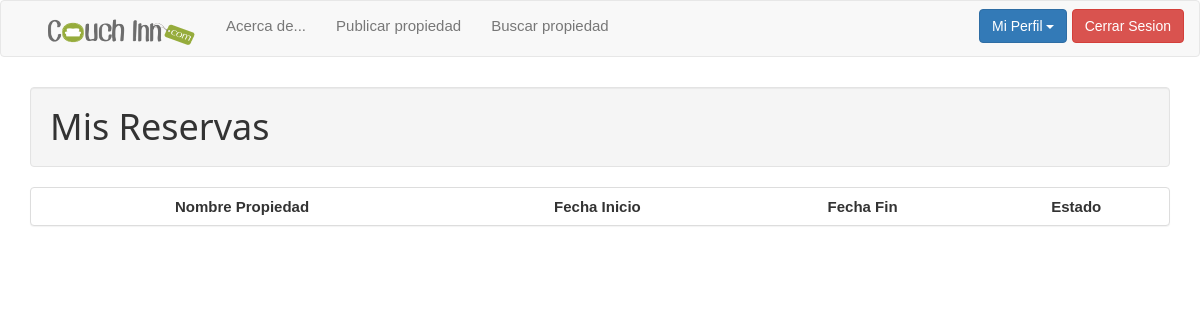
Page /user_reservations_list.php (signed in) on the earlier database version.
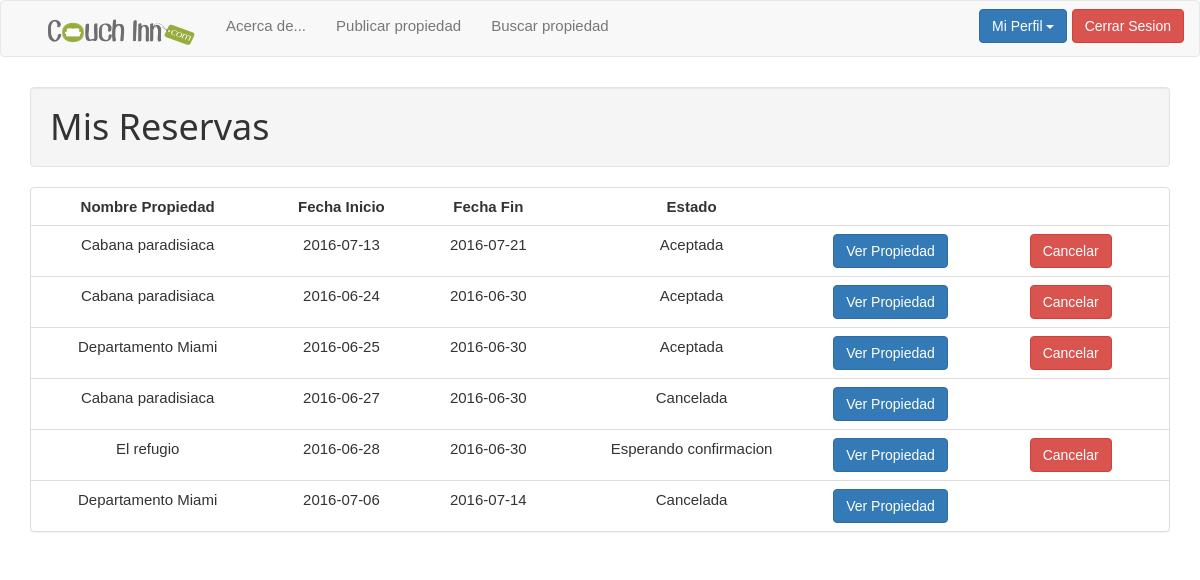
Same page on the later database version.
### tables this page shows
CREATE TABLE `reserva_propiedad` (
  `id_reserva_propiedad` int(11) NOT NULL,
  `estado` int(11) NOT NULL,
  `fecha_inicio_reserva` date NOT NULL,
  `fecha_fin_reserva` date NOT NULL,
  `id_huesped` int(11) NOT NULL,
  `id_propiedad` int(11) NOT NULL
);

CREATE TABLE `propiedad` (
  `id_propiedad` int(11) NOT NULL,
  `nombre` varchar(100) NOT NULL,
  `capacidad` int(11) NOT NULL,
  `numero_habitaciones` int(11) NOT NULL,
  `numero_banos` int(11) NOT NULL,
  `cochera` int(1) NOT NULL,
  `wifi` int(1) NOT NULL,
  `precio` double NOT NULL,
  `descripcion` varchar(1000) NOT NULL,
  `id_tipo_propiedad` int(11) NOT NULL,
  `id_ubicacion` int(11) NOT NULL,
  `id_usuario` int(11) NOT NULL
);

### web/user_reservations_list.php (the view, shortened to what this page needs)
<!DOCTYPE html>
<html lang="en">
  	<head>
	    <link href="css/bootstrap.min.css" rel="stylesheet" media="screen">
	    <link rel="stylesheet" href="css/w3.css">
  	</head>
  	<body>
    	<?php
			if (isset ($_SESSION['rol'])){
				if (($_SESSION['rol'] == 1) || ($_SESSION['rol'] == 2)){
					include 'user_taskbar.php';
				}
				else{
					header("Location: index.php");
				}
			}
			else{
				header("Location: index.php");
			}
		?>
		<div class="container">
	    	<h1 class="well">Mis Reservas</h1>
					<div class="panel panel-default">
						<table class="table">
						    <tr>
								<td align="center"><strong>Nombre Propiedad</strong></td>
								<td align="center"><strong>Fecha Inicio</strong></td>
								<td align="center"><strong>Fecha Fin</strong></td>
								<td align="center"><strong>Estado</strong></td>
							</tr>
							<?php
							$result = mysql_query("SELECT * FROM reserva_propiedad WHERE id_huesped = $_SESSION[id_usuario]");
							while ($tabla = mysql_fetch_array($result)){
								$result2 = mysql_query("SELECT * FROM propiedad WHERE id_propiedad = $tabla[id_propiedad]");
								$propiedad = mysql_fetch_array($result2);
							?>
							<tr>
								<td align="center"> <?php echo $propiedad["nombre"];?></td>
								<td align="center"> <?php echo $tabla["fecha_inicio_reserva"];?></td>
								<td align="center"> <?php echo $tabla["fecha_fin_reserva"];?></td>
								<?php
									if ($tabla["estado"] == 0){
									?>
									<td align="center"> Esperando confirmacion </td>
									<?php
									}
									elseif ($tabla["estado"] == 1){
									?>
									<td align="center"> Aceptada </td>
									<?php
									}
									elseif ($tabla["estado"] == 2){
									?>
									<td align="center"> Finalizada </td>
									<?php
									}
									else{
									?>
									<td align="center"> Cancelada </td>
									<?php
									}
								?>
								<td><a href="property_view.php?id_propiedad=<?php echo $propiedad["id_propiedad"];?>" align="center"><button name="ver_propiedad" class="btn btn-primary btn-group-xs">Ver Propiedad</button></a></td>
								<?php
								if ($tabla["estado"] < 2){
								?>
									<td><a href="reservation_cancel_check.php?id_reserva_propiedad=<?php echo htmlspecialchars($tabla["id_reserva_propiedad"]);?>" align="center"><button name="cancelar" id="cancelar" onclick="return confirm('Esta seguro que desea cancelar su reserva de forma permanente?')" class="btn btn-danger btn-group-xs">Cancelar</button></a></td>
								<?php
								}
								else{
								?>
									<td align="center"> <button type="submit" style="display: none;"></button></td>
								<?php
								}
								?>
							</tr>
							<?php
							}
							?>
						</table>
					</div>
		</div>
  	</body>
</html>

### web/user_taskbar.php (shortened to what this page needs)
<!DOCTYPE html>
<html>
	<body>
		<nav class="navbar navbar-default">
			<div class="container-fluid">
			    <div class="collapse navbar-collapse" id="bs-example-navbar-collapse-1">
		  			<ul class="nav navbar-nav">
		  				<li class="navbar-left"><a href="index.php"><img src="images/Logo.png" width="150" height="30"></a></li>
			      		<li><a href="about_us.php">Acerca de...</a></li>
			        	<li><a href="property_publish.php">Publicar propiedad</a></li>
			        	<li><a href="property_search.php">Buscar propiedad</a></li>
			      	</ul>
			    	<ul class="nav navbar-nav navbar-right">
						<div class="btn-group">
							<button type="button" class="btn btn-primary dropdown-toggle" data-toggle="dropdown" aria-haspopup="true" aria-expanded="false">
							    Mi Perfil <span class="caret"></span>
							</button>
			          	</div>
						<button type="button" class="btn btn-danger navbar-btn" onClick="window.location.href='session_close.php'">Cerrar Sesion</button>
			    	</ul>
			    </div>
			</div>
		</nav>
	</body>
</html>

### web/css/w3.css (style rules this page uses)
* { -webkit-box-sizing:border-box;-moz-box-sizing:border-box;box-sizing:border-box }
html { -ms-text-size-adjust:100%;-webkit-text-size-adjust:100% }
body { margin:0 }
article,aside,details,figcaption,figure,footer,header,hgroup,main,menu,nav,section,summary { display:block }
a { background-color:transparent }
img { border:0 }
button,input,select,textarea { font:inherit;margin:0 }
button { overflow:visible }
button,select { text-transform:none }
button,html input[type=button],input[type=reset],input[type=submit] { -webkit-appearance:button;cursor:pointer }
html,body { font-family:Verdana,sans-serif;font-size:15px;line-height:1.5 }
html { overflow-x:hidden }
h1,h2,h3,h4,h5,h6,.w3-slim,.w3-wide { font-family:"Segoe UI",Arial,sans-serif }
h1 { font-size:36px }
h1,h2,h3,h4,h5,h6 { font-weight:400;margin:10px 0 }
img { margin-bottom:-5px }
a { color:inherit }
table { border-collapse:collapse;border-spacing:0;width:100%;display:table }
table,th,td { border:none }

Differences in the rows shown:
added reserva_propiedad: id_propiedad.nombre "Cabana paradisiaca", fecha_inicio_reserva "2016-07-13", fecha_fin_reserva "2016-07-21", estado "Aceptada"
added reserva_propiedad: id_propiedad.nombre "Cabana paradisiaca", fecha_inicio_reserva "2016-06-24", fecha_fin_reserva "2016-06-30", estado "Aceptada"
added reserva_propiedad: id_propiedad.nombre "Departamento Miami", fecha_inicio_reserva "2016-06-25", fecha_fin_reserva "2016-06-30", estado "Aceptada"
added reserva_propiedad: id_propiedad.nombre "Cabana paradisiaca", fecha_inicio_reserva "2016-06-27", fecha_fin_reserva "2016-06-30", estado "Cancelada"
added reserva_propiedad: id_propiedad.nombre "El refugio", fecha_inicio_reserva "2016-06-28", fecha_fin_reserva "2016-06-30", estado "Esperando confirmacion"
added reserva_propiedad: id_propiedad.nombre "Departamento Miami", fecha_inicio_reserva "2016-07-06", fecha_fin_reserva "2016-07-14", estado "Cancelada"
